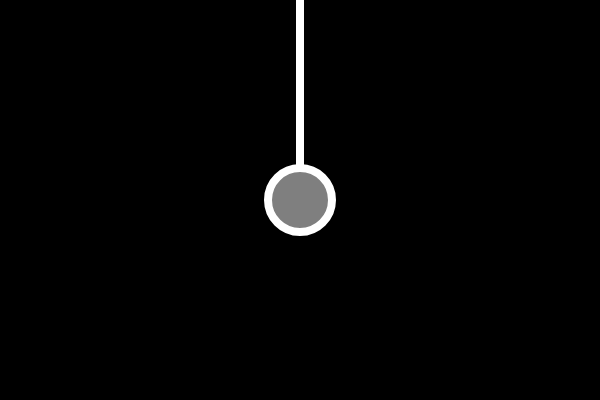
Frame 1 (no input)
Frame 60 (no input): identical to frame 1, image omitted
Frame 120 (the mouse pressed at the canvas centre since frame 60): identical to frame 1, image omitted

The p5.js sketch that drew this single still picture (run headless with seeded random() and noise() and a simulated clock; from frame 60 on, the mouse is pressed at the canvas centre):

// p5.js sketch
// ── sketch.js
function setup() {
  createCanvas(600, 400);
}

function draw() {
  background(0);

  stroke(255);
  strokeWeight(8);
  fill(127);
  line(300,0,300,200);
  circle(300,200,64);
}
